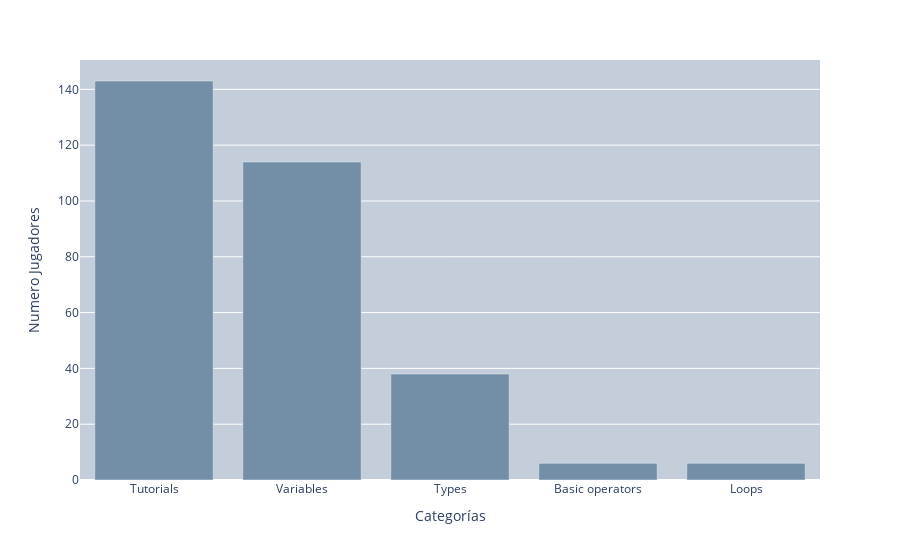

Source (notebook cell):
### Code cell
fig = generateChartNivelesAlcanzados2(tiemposMedios["listaNiveles"], ultNivelAlcanzado)
fig.show()

### Figure 1 — Plotly figure (JSON) as saved in the notebook; plotly's stock layout.template omitted (floating-point values rounded to 4 significant figures)
{"data": [{"alignmentgroup": "True", "hovertemplate": "<b>Numero Jugadores: %{y}</b>", "legendgroup": "", "marker": {"color": "#738FA7", "pattern": {"shape": ""}}, "name": "", "offsetgroup": "", "orientation": "v", "showlegend": false, "textposition": "auto", "type": "bar", "x": ["Tutorials", "Variables", "Types", "Basic operators", "Loops"], "xaxis": "x", "y": [143, 114, 38, 6, 6], "yaxis": "y"}], "layout": {"barmode": "relative", "legend": {"tracegroupgap": 0}, "margin": {"t": 60}, "plot_bgcolor": "#C3CEDA", "xaxis": {"anchor": "y", "domain": [0, 1], "title": {"text": "Categorías"}}, "yaxis": {"anchor": "x", "domain": [0, 1], "title": {"text": "Numero Jugadores"}}}}
